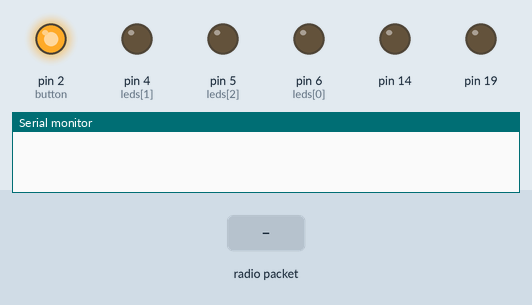
Recording of a sketch running on a simulated Arduino Uno, built with avr-gcc and run on an emulated ATmega328P. Shown: output pins drawn as LEDs (lit = HIGH), the last lines printed to the serial monitor. The test bench sets the inputs (shaded band). No radio packets arrive unless stated.

Above: at 1.2 s.
1.3 s: radio packet "1" arrives
At 2.1 s:
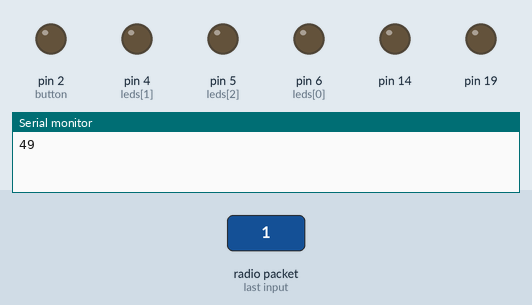
Timing chart, 0 to 4.3 s (numbered marks = the images above; inputs shaded):
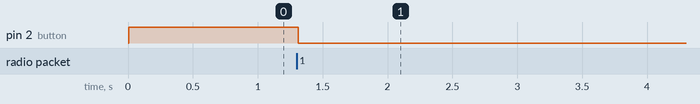

Measured:
- after the input at 1.3 s, pin 2 (button): HIGH → LOW at once

The sketch:

receiver_no_dke.ino
```cpp
#include <SPI.h>
#include <nRF24L01.h>
#include <RF24.h>

typedef unsigned int uint;

RF24 radio(7, 8); // CE, CSN
const byte addresses[][6] = {"00001", "00002"};
uint incoming;
int button = 2;
int leds[3] = {6,4,5};

int Delay = 5; //Milliseconds


void setup() {

	Serial.begin(9600);

	radio.begin();
	radio.openWritingPipe(addresses[0]); // 00001
	radio.openReadingPipe(1, addresses[1]); // 00002
	radio.setPALevel(RF24_PA_MIN);

	pinMode(2, INPUT_PULLUP);

	for (int i; i < sizeof(leds); i++){
		pinMode(leds[i], OUTPUT);
	}
}

void loop() {

	delay(Delay);
	radio.startListening();

	byte command = 0;
	byte potential = 0;

	if (radio.available()) {
		radio.read(&incoming, sizeof(incoming));
        Serial.println(incoming);

		potential = incoming;
		command = incoming >> 8;

		for (byte i=0; i < sizeof(leds); i++){
			if (command - 1 == i){
				digitalWrite(leds[i], potential);
			}
			else{
				digitalWrite(leds[i], 0);
			}
		}
	}

    get_command(&command, &potential);
    uint payload = create_payload(command, potential);

    delay(Delay);
    radio.stopListening();
    radio.write(&payload, sizeof(payload));
}

void get_command(byte* command, byte* potential){
	// This function gets the command and potential from physical controls
	byte value = 0;
	value += (digitalRead(button) == HIGH) ? 0 : 1;

	*command = value;
	*potential = value ? 255 : 0;

	return;
}

uint create_payload(byte command, byte potential){

    uint payload;

    payload += (uint)potential;
    payload += (uint)command << 8;

    return payload;
}
```
